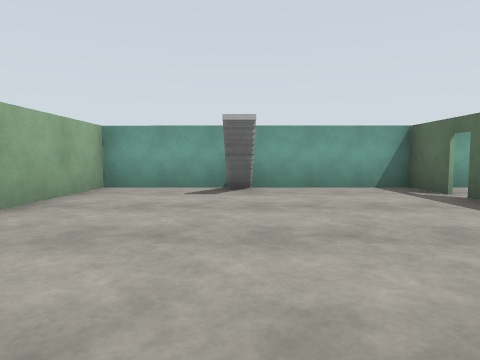
view 1 (above)

24 first-person views from a walk through a Gazebo world. The camera is 1.2 m above the floor, tilts 4° down and sees 75° across. The floor is counted in squares, 2 m on a side. Each view is taken from the middle of a square. On the plan, view 1 faces up. The plan holds only what a view shows up to about 9 squares ahead; the rest is blank.

view 2
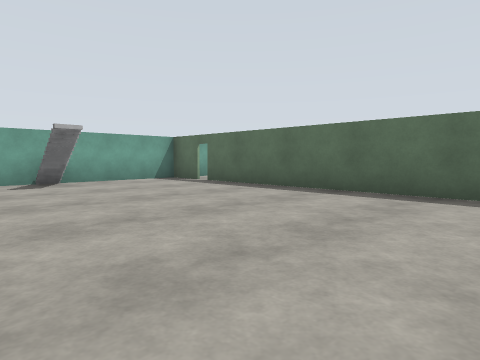

view 3
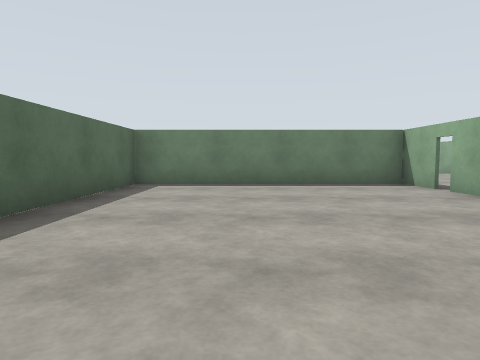

view 4
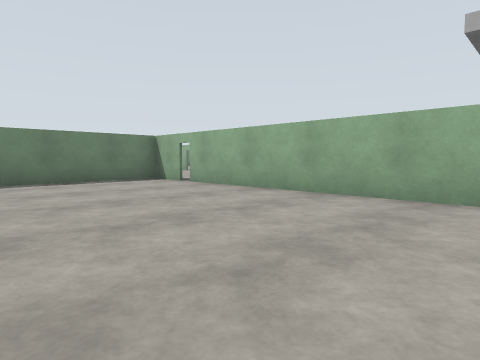

view 5
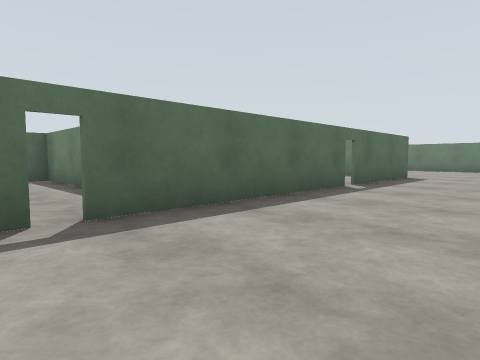

view 6
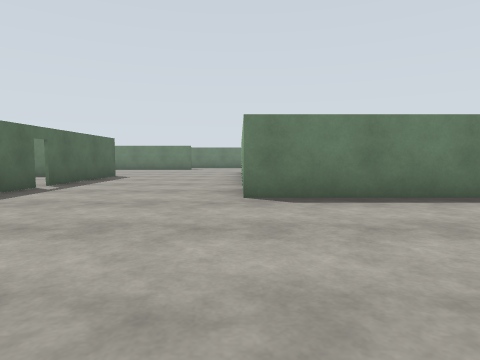

view 7
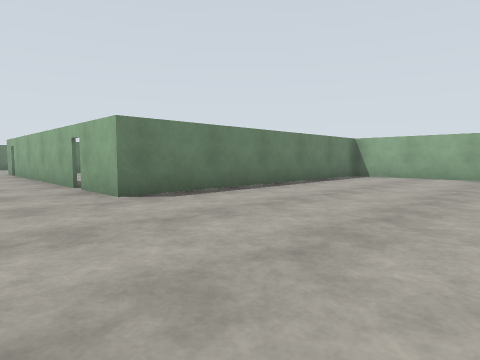

view 8
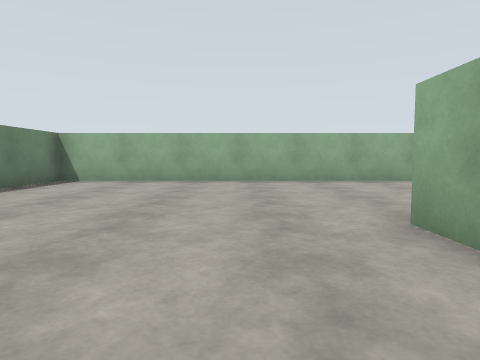

view 9
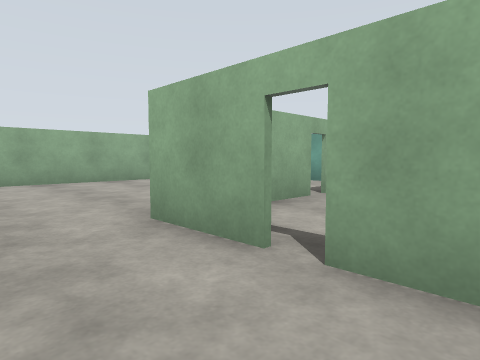

view 10
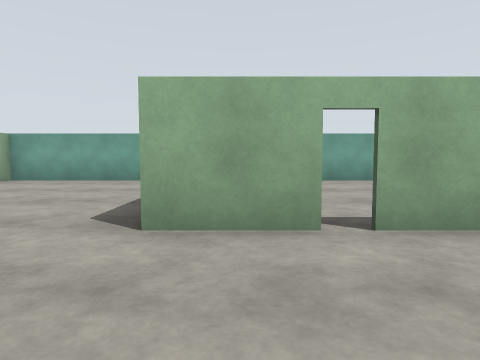

view 11
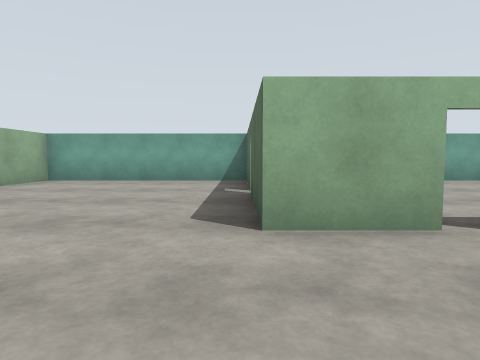

view 12
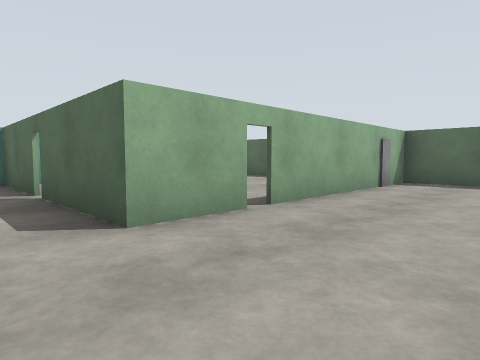

view 13
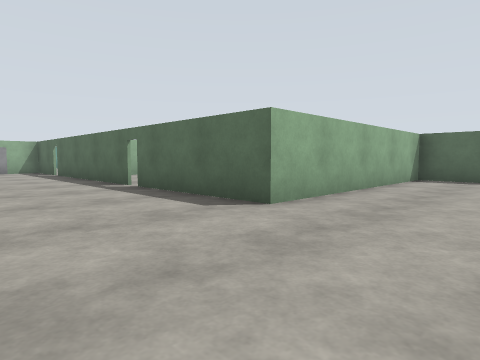

view 14
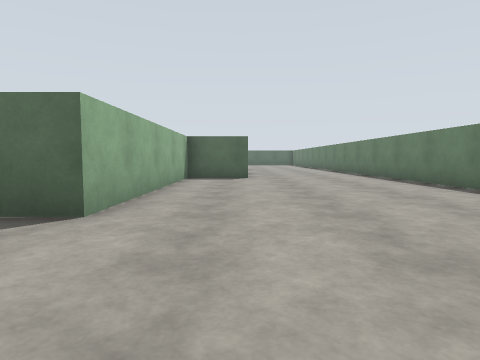

view 15
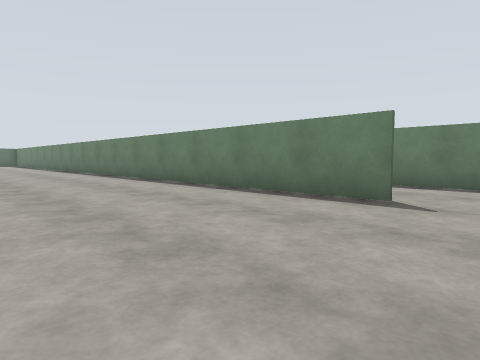

view 16
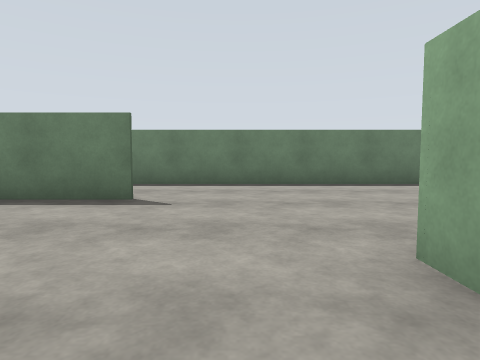

view 17
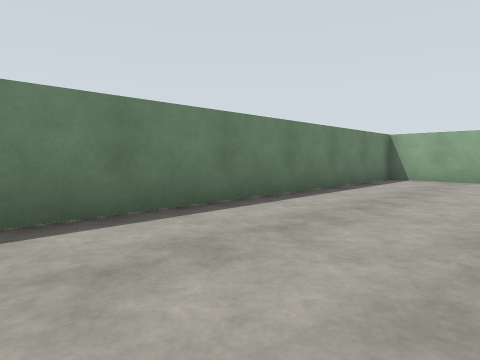

view 18
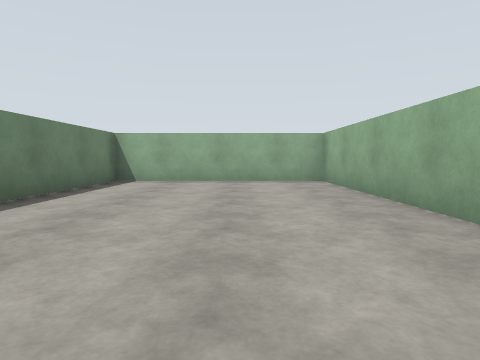

view 19
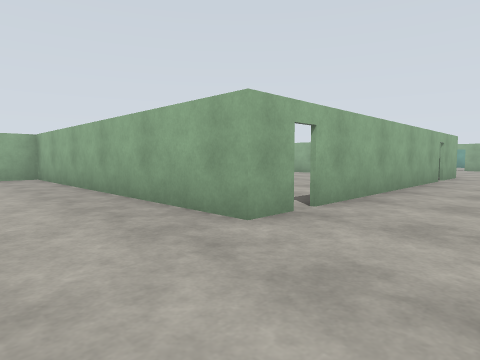

view 20
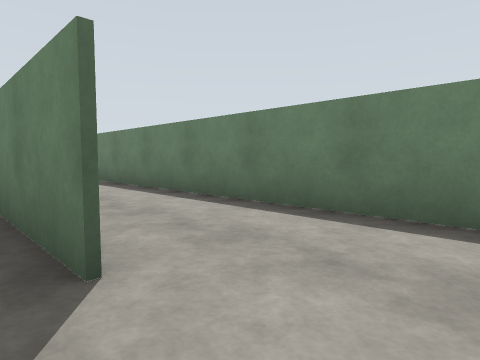

view 21
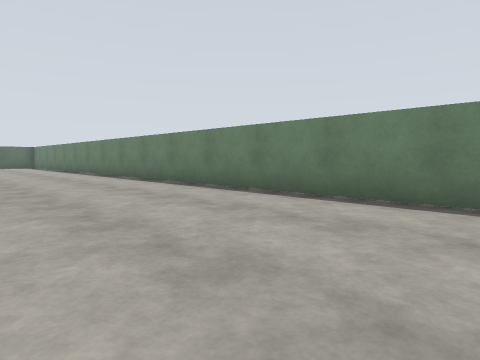

view 22
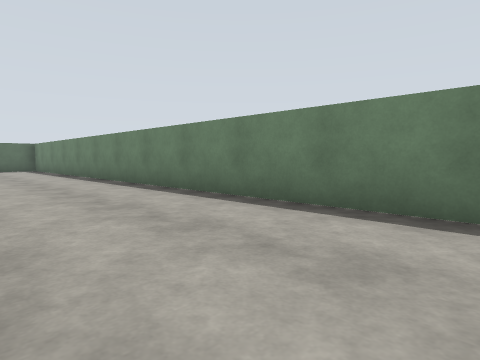

view 23
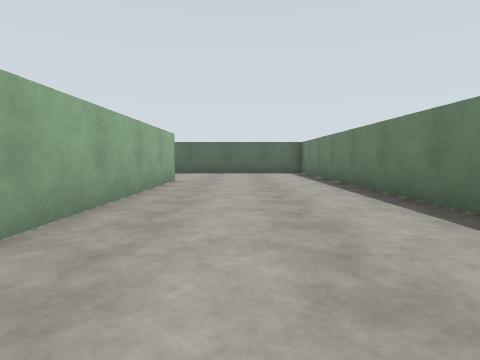

view 24
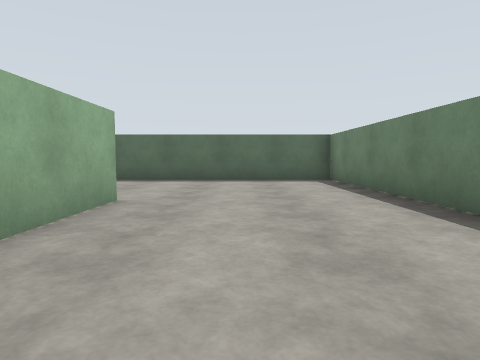

### Floor plan
Points are (right, up) in squares from view 1. A wall is a line through its corners. A room is listed if a view was taken in it or the views show most of it. See-through windows are left out.
Room 1 (views 1, 2, 3, 4)
walls: (3.4, 5.1) (3.4, 6.4) (-3, 6.4); (-2.8, -2) (-2.8, -3.3) (3.4, -3.3) (3.4, 4.7); (-2.8, 6.4) (-2.8, -1.6)
ways out: open door at (-3, -2) to room 2; open door at (3.5, 5)
objects: stairs (0, 5) to (0, 6)
Room 2 (views 5, 6, 7, 8, 9, 10, 11, 12, 13, 14, 15, 16, 17, 18, 19, 20, 21, 22, 23, 24)
walls: (3.4, -12.9) (3.4, -11.4) (-2.9, -11.4) (-2.9, -7.8); (-2.9, -7.4) (-2.9, -2); (-4.5, -17.5) (20.8, -17.5) (20.8, -11.5); (-7.1, -14) (-7.1, -14.8) (-15.1, -14.8) (-15.1, -20.2) (2.6, -20.2); (-7.1, -7.8) (-7.1, -13.8); (-2.9, -1.6) (-2.9, 0.6) (-8, 0.6); (16.5, -13.2) (10.2, -13.2); (-8.2, 0.6) (-9.8, 0.6) (-9.8, 3.4); (-9.8, 3.7) (-9.8, 6.4) (-15.1, 6.4) (-15.1, -5.7) (-7.1, -5.7) (-7.1, -7.4)
ways out: open door at (-3, -2) to room 1; open door at (-10, 3.5); open door at (-8, 1); open door at (-7, -14); open door at (-7, -7.5); open door at (-3, -7.5)

Where each view was taken, in squares from view 1:
view 1: 0 up, 0 right, facing up
view 2: 2 down, 2 left, facing up-right
view 3: 4 up, 1 right, facing down
view 4: 5 up, 2 right, facing down-left
view 5: 1 down, 6 left, facing down-right
view 6: 1 down, 7 left, facing down
view 7: 1 down, 5 left, facing down-left
view 8: 1 down, 7 left, facing left
view 9: 1 down, 7 left, facing up-left
view 10: 2 down, 9 left, facing up
view 11: 2 down, 10 left, facing up
view 12: 2 down, 11 left, facing up-right
view 13: 14 down, 6 left, facing up-right
view 14: 13 down, 6 left, facing right
view 15: 13 down, 6 left, facing down-right
view 16: 13 down, 6 left, facing down
view 17: 17 down, 6 left, facing down-left
view 18: 17 down, 7 left, facing left
view 19: 17 down, 5 left, facing up-left
view 20: 17 down, 6 left, facing down-right
view 21: 13 down, 1 left, facing down-right
view 22: 14 down, 4 right, facing down-right
view 23: 15 down, 8 right, facing right
view 24: 15 down, 12 right, facing right
